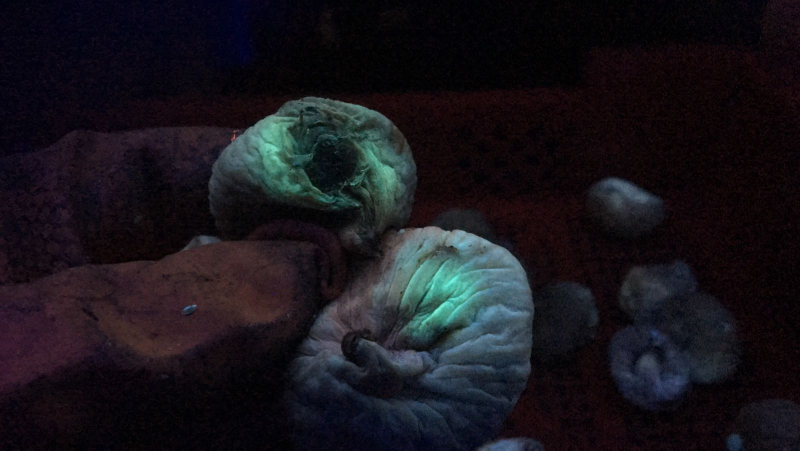
#> input picture tez proje/images/uv8.jpeg, 1600 x 901 px (shown at 1/2 size)
$ python solution.py   (older library calls are emulated)
#> lines starting #> are read from the running program, lines starting #| are printed output that depends on the picture; after the words box and inside, x2 and y2 are one past the last pixel; in counts of white or black regions, pixels touching at a corner belong together
import cv2
import numpy as np

img=cv2.imread("images/uv8.jpeg",1)
#> img is the input picture: shape (901, 1600, 3); mean B, G, R 26.9, 21, 23.8
img_to_show=img.copy()

#eliminating red channel
img[:,:,2] = 0
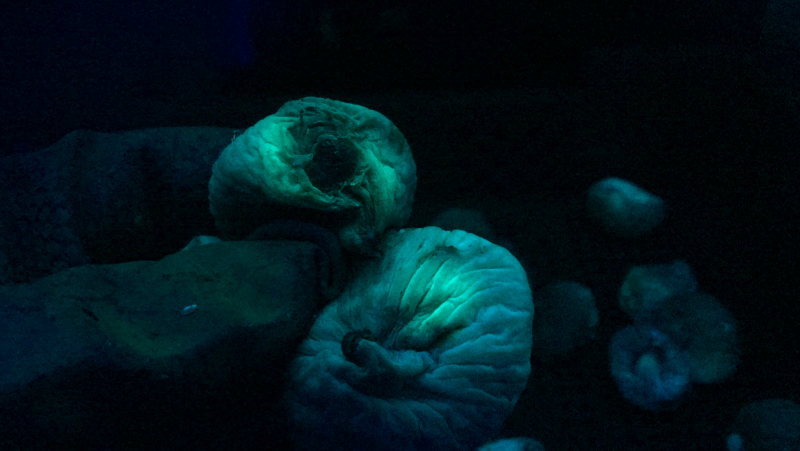
#> img: shape (901, 1600, 3) (shown at 1/2 size); mean B, G, R 26.9, 21, 0

#upper and lower limits for mask
lower = np.array([0, 150, 0])
upper = np.array([255, 255, 0])

#creating the mask
mask = cv2.inRange(img, lower, upper)
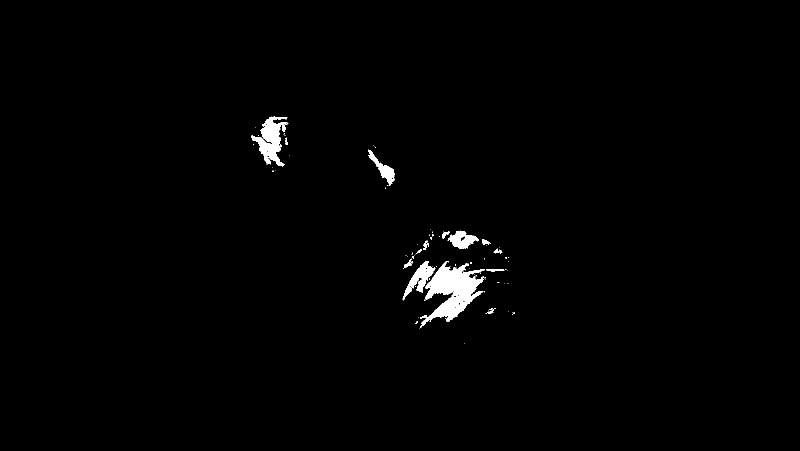
#> mask: shape (901, 1600) (shown at 1/2 size); 1.1% white; 90 white regions (74 under 20 px), largest, box (x1, y1, x2, y2) and area: (840, 522, 970, 652) 7457, (502, 233, 577, 333) 3287, (805, 522, 871, 601) 1660

#applying the mask
result = cv2.bitwise_and(img, img, mask = mask)

#applying Gaussian blur to get a clear boundaries
GaussianMedianBlur = cv2.GaussianBlur(result,(5,5),0)

#converting to gray scale to apply threshold
gray=cv2.cvtColor(GaussianMedianBlur, cv2.COLOR_BGR2GRAY)

#applying threshold, used Otsu threshold to getting an adaptative threshold value
ret,threshFromHist = cv2.threshold(gray,0,255,cv2.THRESH_BINARY+cv2.THRESH_OTSU)
#> threshFromHist: shape (901, 1600); 1.1% white; 27 white regions (12 under 20 px)
#> ret = 55

#applying closing to draw counters more accurate
kernel = np.ones((1,1), np.uint8)
closing = cv2.morphologyEx(threshFromHist, cv2.MORPH_CLOSE, kernel)

#finding and drawing counters
binary_filtered, contours, hierarchy = cv2.findContours(closing, cv2.RETR_TREE, cv2.CHAIN_APPROX_SIMPLE)
#> contours = 43 contours, 28 with area under 20; largest, box (x1, y1, x2, y2) and area: (840, 522, 969, 652) 7155, (502, 233, 574, 333) 3094, (805, 522, 870, 599) 1558, (896, 462, 957, 498) 1188, (736, 300, 790, 371) 988
cv2.drawContours(img_to_show, contours, -1, (0,0,255), 3)
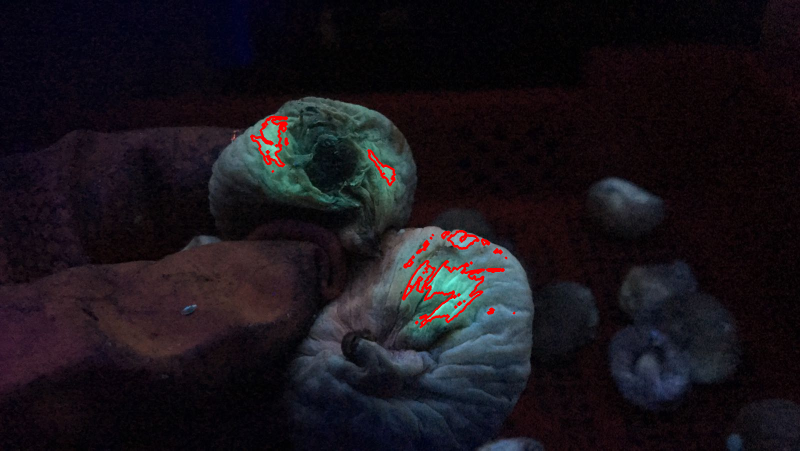
#> img_to_show: shape (901, 1600, 3) (shown at 1/2 size); 0.74% of pixels changed, all inside (x1, y1, x2, y2) = (500, 231, 1031, 657)

print (ret)
#| 55.0
#creating windows and showing images
cv2.namedWindow('Original Image',cv2.WINDOW_NORMAL)
cv2.resizeWindow('Original Image', 600,600)

cv2.namedWindow('Binary Image',cv2.WINDOW_NORMAL)
cv2.resizeWindow('Binary Image', 600,600)

cv2.namedWindow('bitwise',cv2.WINDOW_NORMAL)
cv2.resizeWindow('bitwise', 600,600)


cv2.imshow("Binary Image",threshFromHist)
cv2.imshow("Original Image",img_to_show)
cv2.imshow("bitwise",result)


cv2.waitKey(0)
cv2.destroyAllWindows()

$ run again, with tez proje/images/uv10.jpeg copied over tez proje/images/uv8.jpeg
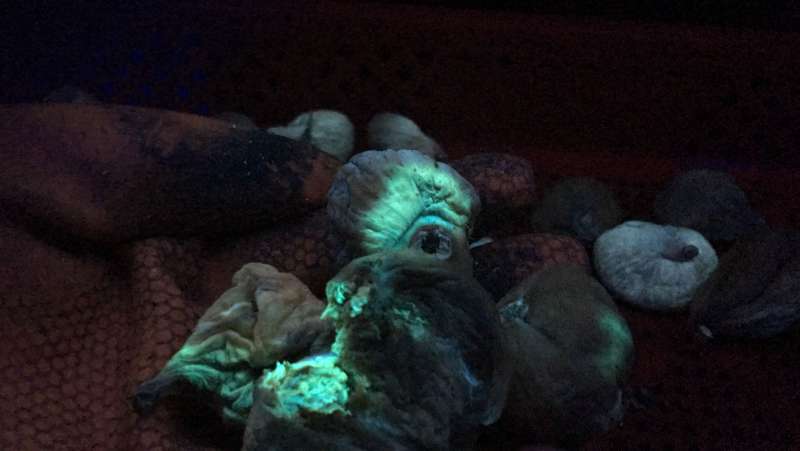
#> input picture tez proje/images/uv10.jpeg, 1600 x 901 px (shown at 1/2 size)
#> img is the input picture: shape (901, 1600, 3); mean B, G, R 28.1, 25.6, 26.1
#> `mask = cv2.inRange(img, lower, upper)`:
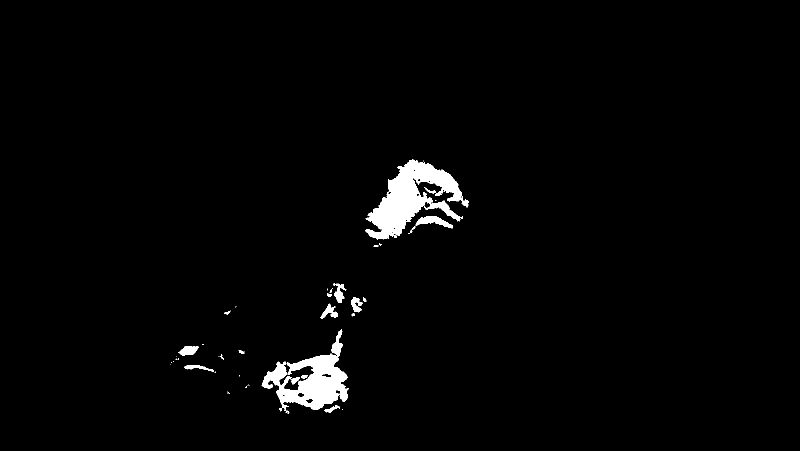
#> mask: shape (901, 1600) (shown at 1/2 size); 2% white; 48 white regions (27 under 20 px), largest, box (x1, y1, x2, y2) and area: (731, 319, 937, 480) 13827, (523, 659, 697, 822) 11187, (831, 432, 906, 457) 827
#> threshFromHist: shape (901, 1600); 1.9% white; 27 white regions (9 under 20 px)
#> ret = 64
#> contours = 36 contours, 15 with area under 20; largest, box (x1, y1, x2, y2) and area: (731, 319, 936, 478) 13059, (524, 660, 696, 820) 10726, (832, 432, 905, 456) 724, (358, 692, 396, 711) 446, (669, 568, 692, 606) 392
#> `cv2.drawContours(img_to_show, contours, -1, (0,0,255), 3)`:
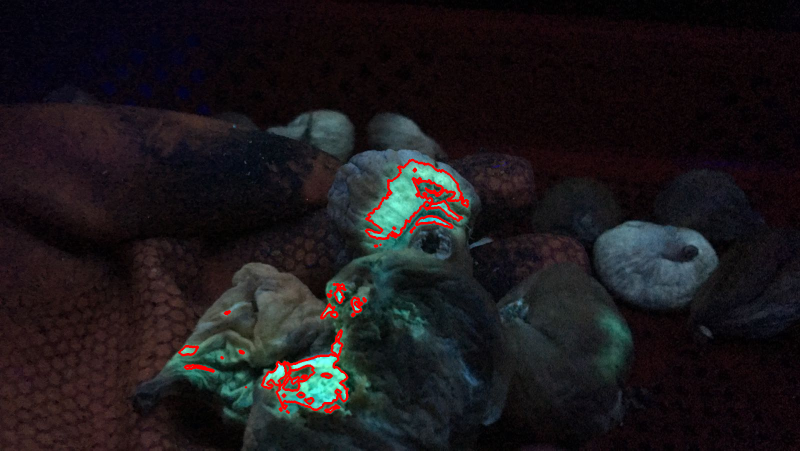
#> img_to_show: shape (901, 1600, 3) (shown at 1/2 size); 1.07% of pixels changed, all inside (x1, y1, x2, y2) = (356, 317, 938, 828)
#| 64.0

$ run again, with tez proje/images/uv11.jpeg copied over tez proje/images/uv8.jpeg
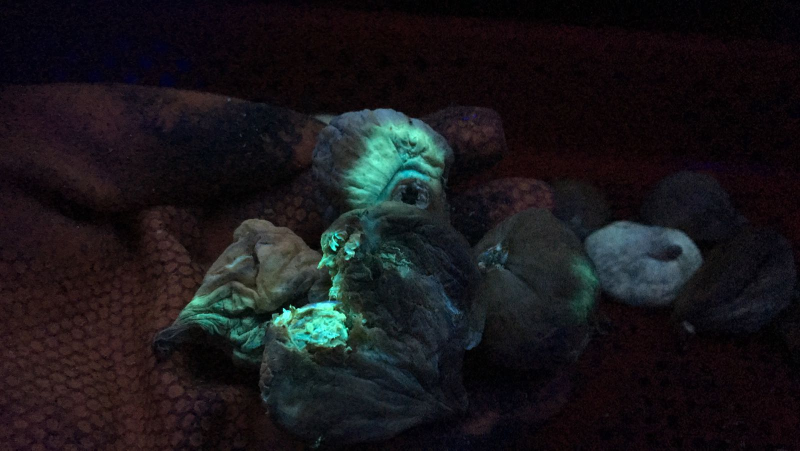
#> input picture tez proje/images/uv11.jpeg, 1600 x 901 px (shown at 1/2 size)
#> img is the input picture: shape (901, 1600, 3); mean B, G, R 26.1, 23, 24.8
#> `mask = cv2.inRange(img, lower, upper)`:
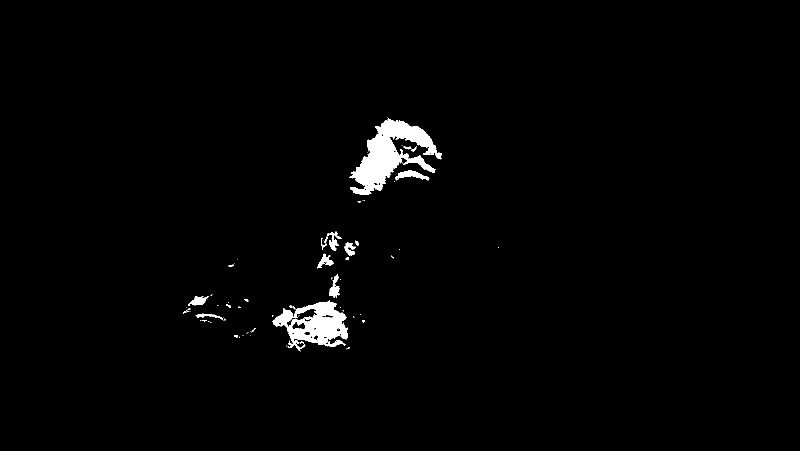
#> mask: shape (901, 1600) (shown at 1/2 size); 1.6% white; 75 white regions (52 under 20 px), largest, box (x1, y1, x2, y2) and area: (698, 236, 884, 390) 11266, (544, 600, 696, 703) 7533, (791, 341, 859, 361) 644
#> threshFromHist: shape (901, 1600); 1.5% white; 34 white regions (15 under 20 px)
#> ret = 63
#> contours = 49 contours, 26 with area under 20; largest, box (x1, y1, x2, y2) and area: (701, 237, 884, 390) 10700, (545, 602, 696, 701) 7435, (791, 341, 858, 360) 552, (658, 550, 679, 595) 408, (380, 592, 415, 610) 348
#> `cv2.drawContours(img_to_show, contours, -1, (0,0,255), 3)`:
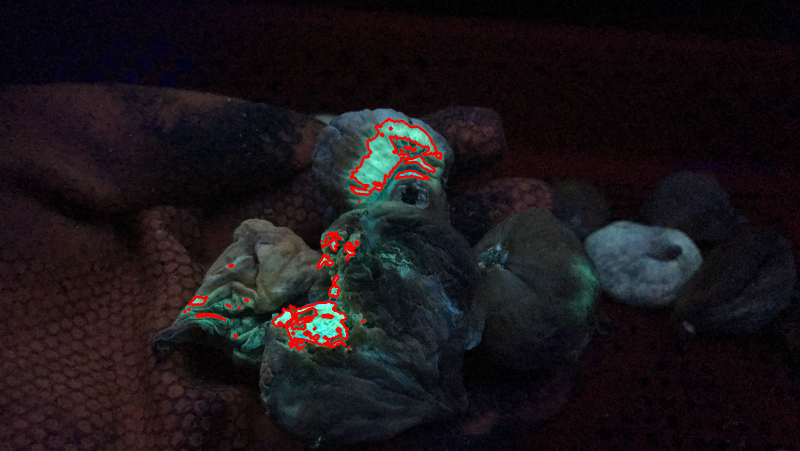
#> img_to_show: shape (901, 1600, 3) (shown at 1/2 size); 1.01% of pixels changed, all inside (x1, y1, x2, y2) = (366, 235, 886, 703)
#| 63.0

$ run again, with tez proje/images/uv2.jpeg copied over tez proje/images/uv8.jpeg
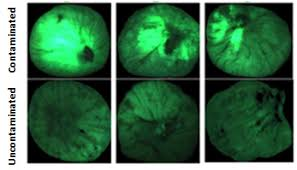
#> input picture tez proje/images/uv2.jpeg, 297 x 170 px
#> img is the input picture: shape (170, 297, 3); mean B, G, R 77.7, 109.9, 63.1
#> `mask = cv2.inRange(img, lower, upper)`:
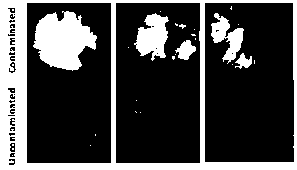
#> mask: shape (170, 297); 27.5% white; 32 white regions (26 under 20 px), largest, box (x1, y1, x2, y2) and area: (0, 0, 297, 170) 9087, (33, 11, 97, 71) 2530, (134, 13, 169, 61) 1037, (211, 13, 244, 64) 752, (175, 40, 196, 60) 244, (235, 53, 252, 69) 149
#> threshFromHist: shape (170, 297); 26.7% white; 10 white regions (3 under 20 px)
#> ret = 77
#> contours = 33 contours, 12 with area under 20; largest, box (x1, y1, x2, y2) and area: (0, 0, 297, 170) 50024, (204, 2, 295, 163) 14316, (26, 2, 112, 164) 13680, (115, 2, 201, 164) 13668, (34, 12, 96, 70) 2280
#> `cv2.drawContours(img_to_show, contours, -1, (0,0,255), 3)`:
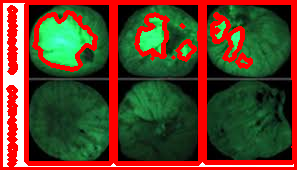
#> img_to_show: shape (170, 297, 3); mean B, G, R 40.3, 66.7, 92.2
#| 77.0
